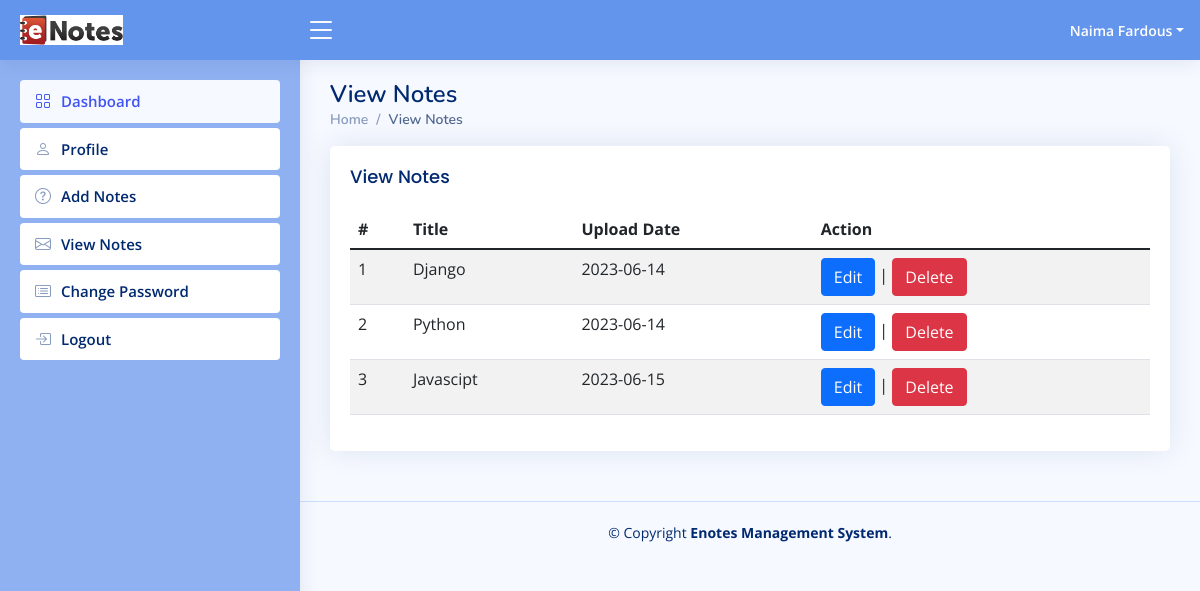
Page /viewNotes (signed in) on the committed database.
### enotes/models.py (models this page shows, shortened)
class Notes(models.Model):
    signup = models.ForeignKey(Signup, on_delete=models.CASCADE)
    Title = models.CharField(max_length=200, null=True)
    Content = models.CharField(max_length=450, null=True)
    CreationDate = models.DateTimeField(auto_now_add=True)
    UpdationDate = models.DateField(null=True)

### enotes/views.py (the view)
# urls.py: path('viewNotes', viewNotes, name='viewNotes'),
def viewNotes(request):
    if not request.user.is_authenticated:
        return redirect('user_login')
    user = User.objects.get(id=request.user.id)
    signup = Signup.objects.get(user=user)
    notes = Notes.objects.filter(signup=signup)
    return render(request, 'viewNotes.html', locals())

### enotes/templates/viewNotes.html
{% extends 'usernavbar.html' %}
{% block main %}
{% load tz %}
<div class="pagetitle">
    <h1>View Notes</h1>
    <nav>
        <ol class="breadcrumb">
            <li class="breadcrumb-item"><a href="/dashboard">Home</a></li>
            <li class="breadcrumb-item active">View Notes</li>
        </ol>
    </nav>
</div>
<section class="section">
      <div class="row">
        <div class="col-lg-12">
          <div class="card">
            <div class="card-body">
              <h5 class="card-title">View Notes</h5>
              <table class="table table-striped">
                <thead>
                  <tr>
                    <th scope="col">#</th>
                    <th scope="col">Title</th>
                    <th scope="col">Upload Date</th>
                    <th scope="col">Action</th>
                  </tr>
                </thead>
                <tbody>
                  {% for i in notes %}
                  <tr>
                    <td>{{forloop.counter}}</td>
					<td>{{i.Title}}</td>
					<td>{{ i.CreationDate|date:'Y-m-d' }}</td>
                    <td><a href="{% url 'editNotes' i.id %}" class="btn btn-primary">Edit</a> |
                    <a href="{% url 'deleteNotes' i.id %}" class="btn btn-danger" onclick="return confirm('Are your sure to Delete ?')">Delete</a></td>
                  </tr>
                  {% endfor %}
                </tbody>
              </table>
            </div>
          </div>
        </div>
      </div>
    </section>
{% endblock %}

### enotes/templates/usernavbar.html (shortened to what this page needs)
{% load static %}
<html lang="en">
<head>
  <link href="{% static 'assets/vendor/bootstrap/css/bootstrap.min.css' %}" rel="stylesheet">
  <link href="{% static 'assets/vendor/bootstrap-icons/bootstrap-icons.css' %}" rel="stylesheet">
  <link href="{% static 'assets/vendor/boxicons/css/boxicons.min.css' %}" rel="stylesheet">
  <link href="{% static 'assets/vendor/quill/quill.snow.css' %}" rel="stylesheet">
  <link href="{% static 'assets/vendor/quill/quill.bubble.css' %}" rel="stylesheet">
  <link href="{% static 'assets/vendor/remixicon/remixicon.css' %}" rel="stylesheet">
  <link href="{% static 'assets/vendor/simple-datatables/style.css' %}" rel="stylesheet">
  <link href="{% static 'assets/css/style.css' %}" rel="stylesheet">
</head>
<body>
  <header id="header" class="header fixed-top d-flex align-items-center">
    <div class="d-flex align-items-center justify-content-between">
      <a href="index.html" class="logo d-flex align-items-center">
        <img src="{% static 'images/enotes.jpg' %}" alt="">
      </a>
      <i class="bi bi-list toggle-sidebar-btn"></i>
    </div>
    <nav class="header-nav ms-auto">
      <ul class="d-flex align-items-center">
        <li class="nav-item dropdown pe-3">
          <a class="nav-link nav-profile d-flex align-items-center pe-0" href="#" data-bs-toggle="dropdown">
            <span class="d-none d-md-block dropdown-toggle ps-2">{{request.user.first_name}} {{request.user.last_name}}</span>
          </a>
        </li>
      </ul>
    </nav>
  </header>
  <aside id="sidebar" class="sidebar">
    <ul class="sidebar-nav" id="sidebar-nav">
      <li class="nav-item">
        <a class="nav-link" href="/dashboard">
          <i class="bi bi-grid"></i>
          <span>Dashboard</span>
        </a>
      </li>
      <li class="nav-item">
        <a class="nav-link collapsed" href="/profile">
          <i class="bi bi-person"></i>
          <span>Profile</span>
        </a>
      </li>
      <li class="nav-item">
        <a class="nav-link collapsed" href="/addNotes">
          <i class="bi bi-question-circle"></i>
          <span>Add Notes</span>
        </a>
      </li>
      <li class="nav-item">
        <a class="nav-link collapsed" href="/viewNotes">
          <i class="bi bi-envelope"></i>
          <span>View Notes</span>
        </a>
      </li>
      <li class="nav-item">
        <a class="nav-link collapsed" href="/changePassword">
          <i class="bi bi-card-list"></i>
          <span>Change Password</span>
        </a>
      </li>
      <li class="nav-item">
        <a class="nav-link collapsed" href="/logout">
          <i class="bi bi-box-arrow-in-right"></i>
          <span>Logout</span>
        </a>
      </li>
    </ul>
  </aside>
  <main id="main" class="main">
    <section class="section dashboard">
      {% block main %}
      {% endblock %}
    </section>
  </main>
  <footer id="footer" class="footer">
    <div class="copyright">
      &copy; Copyright <strong><span>Enotes Management System</span></strong>.
    </div>
  </footer>
</body>
</html>

### enotes/static/assets/css/style.css (style rules this page uses)
:root { scroll-behavior: smooth; }
body { font-family: "Open Sans", sans-serif; background: #f6f9ff; color: #444444; }
a { color: #4154f1; text-decoration: none; }
h1, h2, h3, h4, h5, h6 { font-family: "Nunito", sans-serif; }
#main { margin-top: 60px; padding: 20px 30px; transition: all 0.3s; }
.pagetitle { margin-bottom: 10px; }
.pagetitle h1 { font-size: 24px; margin-bottom: 0; font-weight: 600; color: #012970; }
.card { margin-bottom: 30px; border: none; border-radius: 5px; box-shadow: 0px 0 30px rgba(1, 41, 112, 0.1); }
.card-title { padding: 20px 0 15px 0; font-size: 18px; font-weight: 500; color: #012970; font-family: "Poppins", sans-serif; }
.card-body { padding: 0 20px 20px 20px; }
.breadcrumb { font-size: 14px; font-family: "Nunito", sans-serif; color: #899bbd; font-weight: 600; }
.breadcrumb a { color: #899bbd; transition: 0.3s; }
.breadcrumb .breadcrumb-item::before { color: #899bbd; }
.breadcrumb .active { color: #51678f; font-weight: 600; }
.logo { line-height: 1; }
@media (min-width: 1200px) { .logo { width: 280px; } }
.logo img { max-height: 30px; margin-right: 6px; }
.header { transition: all 0.5s; z-index: 997; height: 60px; box-shadow: 0px 2px 20px rgba(1, 41, 112, 0.1); background-color: cornflowerblue; padding-left: 20px; }
.header .toggle-sidebar-btn { font-size: 32px; padding-left: 5px; cursor: pointer; color: white; }
.header-nav ul { list-style: none; }
.header-nav > ul { margin: 0; padding: 0; }
.header-nav .nav-profile { color: White; font-weight: bold; }
.header-nav .nav-profile span { font-size: 14px; font-weight: 600; }
.sidebar { position: fixed; top: 60px; left: 0; bottom: 0; width: 300px; z-index: 996; transition: all 0.3s; padding: 20px; overflow-y: auto; scrollbar-width: thin; scrollbar-color: #aab7cf transparent; box-shadow: 0px 0px 20px rgba(1, 41, 112, 0.1); background-color: rgba(100, 148, 237, 0.71); }
@media (min-width: 1200px) { #main, #footer { margin-left: 300px; } }
.sidebar-nav { padding: 0; margin: 0; list-style: none; }
.sidebar-nav li { padding: 0; margin: 0; list-style: none; }
.sidebar-nav .nav-item { margin-bottom: 5px; }
.sidebar-nav .nav-link { display: flex; align-items: center; font-size: 15px; font-weight: 600; color: #4154f1; transition: 0.3; background: #f6f9ff; padding: 10px 15px; border-radius: 4px; }
.sidebar-nav .nav-link i { font-size: 16px; margin-right: 10px; color: #4154f1; }
.sidebar-nav .nav-link.collapsed { color: #012970; background: #fff; }
.sidebar-nav .nav-link.collapsed i { color: #899bbd; }
.footer { padding: 20px 0; font-size: 14px; transition: all 0.3s; border-top: 1px solid #cddfff; }
.footer .copyright { text-align: center; color: #012970; }

### rows in the picture
Notes: Title "Django", CreationDate "2023-06-14"
Notes: Title "Python", CreationDate "2023-06-14"
Notes: Title "Javascipt", CreationDate "2023-06-15"

### other values in the picture
{{ request.user.first_name }} "Naima"
{{ request.user.last_name }} "Fardous"
